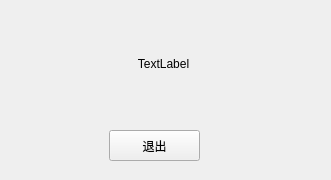
<?xml version="1.0" encoding="UTF-8"?>
<ui version="4.0">
 <class>result1</class>
 <widget class="QWidget" name="result1">
  <property name="geometry">
   <rect>
    <x>0</x>
    <y>0</y>
    <width>331</width>
    <height>180</height>
   </rect>
  </property>
  <property name="windowTitle">
   <string>Form</string>
  </property>
  <widget class="QLabel" name="label">
   <property name="geometry">
    <rect>
     <x>8</x>
     <y>13</y>
     <width>311</width>
     <height>101</height>
    </rect>
   </property>
   <property name="styleSheet">
    <string notr="true">font: 24pt &quot;Microsoft YaHei UI&quot;;</string>
   </property>
   <property name="text">
    <string>TextLabel</string>
   </property>
   <property name="alignment">
    <set>Qt::AlignCenter</set>
   </property>
  </widget>
  <widget class="QPushButton" name="pushButton">
   <property name="geometry">
    <rect>
     <x>109</x>
     <y>130</y>
     <width>91</width>
     <height>31</height>
    </rect>
   </property>
   <property name="text">
    <string>退出</string>
   </property>
  </widget>
 </widget>
 <resources/>
 <connections/>
</ui>
